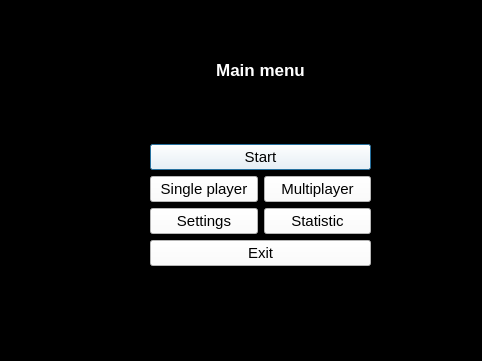
<?xml version="1.0" encoding="UTF-8"?>
<ui version="4.0">
 <class>menu</class>
 <widget class="QDialog" name="menu">
  <property name="geometry">
   <rect>
    <x>0</x>
    <y>0</y>
    <width>482</width>
    <height>361</height>
   </rect>
  </property>
  <property name="font">
   <font>
    <bold>false</bold>
   </font>
  </property>
  <property name="windowTitle">
   <string>Dialog</string>
  </property>
  <property name="styleSheet">
   <string notr="true">background-color: rgb(0, 0, 0);</string>
  </property>
  <widget class="QWidget" name="">
   <property name="geometry">
    <rect>
     <x>150</x>
     <y>60</y>
     <width>221</width>
     <height>206</height>
    </rect>
   </property>
   <layout class="QVBoxLayout" name="verticalLayout_4">
    <item>
     <widget class="QLabel" name="menuLbl">
      <property name="font">
       <font>
        <pointsize>13</pointsize>
        <bold>true</bold>
       </font>
      </property>
      <property name="styleSheet">
       <string notr="true">color: rgb(255, 255, 255);</string>
      </property>
      <property name="text">
       <string>Main menu</string>
      </property>
      <property name="alignment">
       <set>Qt::AlignmentFlag::AlignCenter</set>
      </property>
     </widget>
    </item>
    <item>
     <spacer name="verticalSpacer">
      <property name="orientation">
       <enum>Qt::Orientation::Vertical</enum>
      </property>
      <property name="sizeHint" stdset="0">
       <size>
        <width>20</width>
        <height>40</height>
       </size>
      </property>
     </spacer>
    </item>
    <item>
     <layout class="QVBoxLayout" name="verticalLayout_3">
      <item>
       <widget class="QPushButton" name="startBtn">
        <property name="font">
         <font>
          <pointsize>11</pointsize>
          <bold>false</bold>
         </font>
        </property>
        <property name="styleSheet">
         <string notr="true">color: rgb(0, 0, 0);
background-color: rgb(255, 255, 255);</string>
        </property>
        <property name="text">
         <string>Start</string>
        </property>
       </widget>
      </item>
      <item>
       <layout class="QHBoxLayout" name="horizontalLayout">
        <item>
         <layout class="QVBoxLayout" name="verticalLayout">
          <item>
           <widget class="QPushButton" name="singleBtn">
            <property name="font">
             <font>
              <pointsize>11</pointsize>
              <bold>false</bold>
             </font>
            </property>
            <property name="styleSheet">
             <string notr="true">color: rgb(0, 0, 0);
background-color: rgb(255, 255, 255);</string>
            </property>
            <property name="text">
             <string>Single player</string>
            </property>
           </widget>
          </item>
          <item>
           <widget class="QPushButton" name="settingsBtn">
            <property name="font">
             <font>
              <pointsize>11</pointsize>
              <bold>false</bold>
             </font>
            </property>
            <property name="styleSheet">
             <string notr="true">color: rgb(0, 0, 0);
background-color: rgb(255, 255, 255);</string>
            </property>
            <property name="text">
             <string>Settings</string>
            </property>
           </widget>
          </item>
         </layout>
        </item>
        <item>
         <layout class="QVBoxLayout" name="verticalLayout_2">
          <item>
           <widget class="QPushButton" name="multiplayerBtn">
            <property name="font">
             <font>
              <pointsize>11</pointsize>
              <bold>false</bold>
             </font>
            </property>
            <property name="styleSheet">
             <string notr="true">color: rgb(0, 0, 0);
background-color: rgb(255, 255, 255);</string>
            </property>
            <property name="text">
             <string>Multiplayer</string>
            </property>
           </widget>
          </item>
          <item>
           <widget class="QPushButton" name="statisticBtn">
            <property name="font">
             <font>
              <pointsize>11</pointsize>
              <bold>false</bold>
             </font>
            </property>
            <property name="styleSheet">
             <string notr="true">color: rgb(0, 0, 0);
background-color: rgb(255, 255, 255);</string>
            </property>
            <property name="text">
             <string>Statistic</string>
            </property>
           </widget>
          </item>
         </layout>
        </item>
       </layout>
      </item>
      <item>
       <widget class="QPushButton" name="exitBtn">
        <property name="font">
         <font>
          <pointsize>11</pointsize>
          <bold>false</bold>
         </font>
        </property>
        <property name="styleSheet">
         <string notr="true">color: rgb(0, 0, 0);
background-color: rgb(255, 255, 255);</string>
        </property>
        <property name="text">
         <string>Exit</string>
        </property>
       </widget>
      </item>
     </layout>
    </item>
   </layout>
  </widget>
 </widget>
 <resources/>
 <connections/>
</ui>
